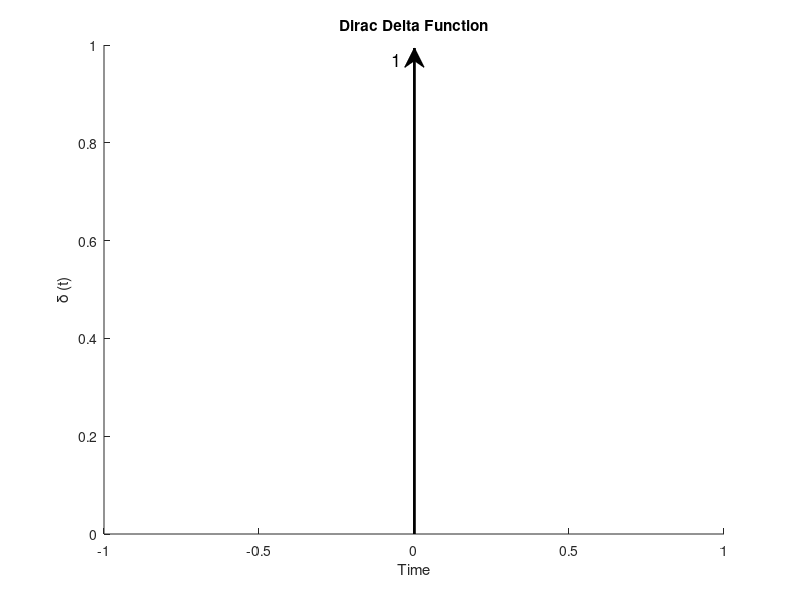

The MATLAB source for this figure:
figure('Position',[100 100 700 300])
arrowx=[0.518 0.518];
arrowy=[0.11 0.92];
annotation('textarrow',arrowx,arrowy,'FontSize',13,'Linewidth',2)
annotation('textbox',[0.49 0.89 0.3 0.3],'EdgeColor','none','String','1','FontSize',13)
title('Dirac Delta Function')
axis([-1 1 0 1])
xlabel('Time')
ylabel('\delta (t)')
waitforbuttonpress ()
print(1,strcat("../images/",mfilename(),".pdf"),"-dpdf")
